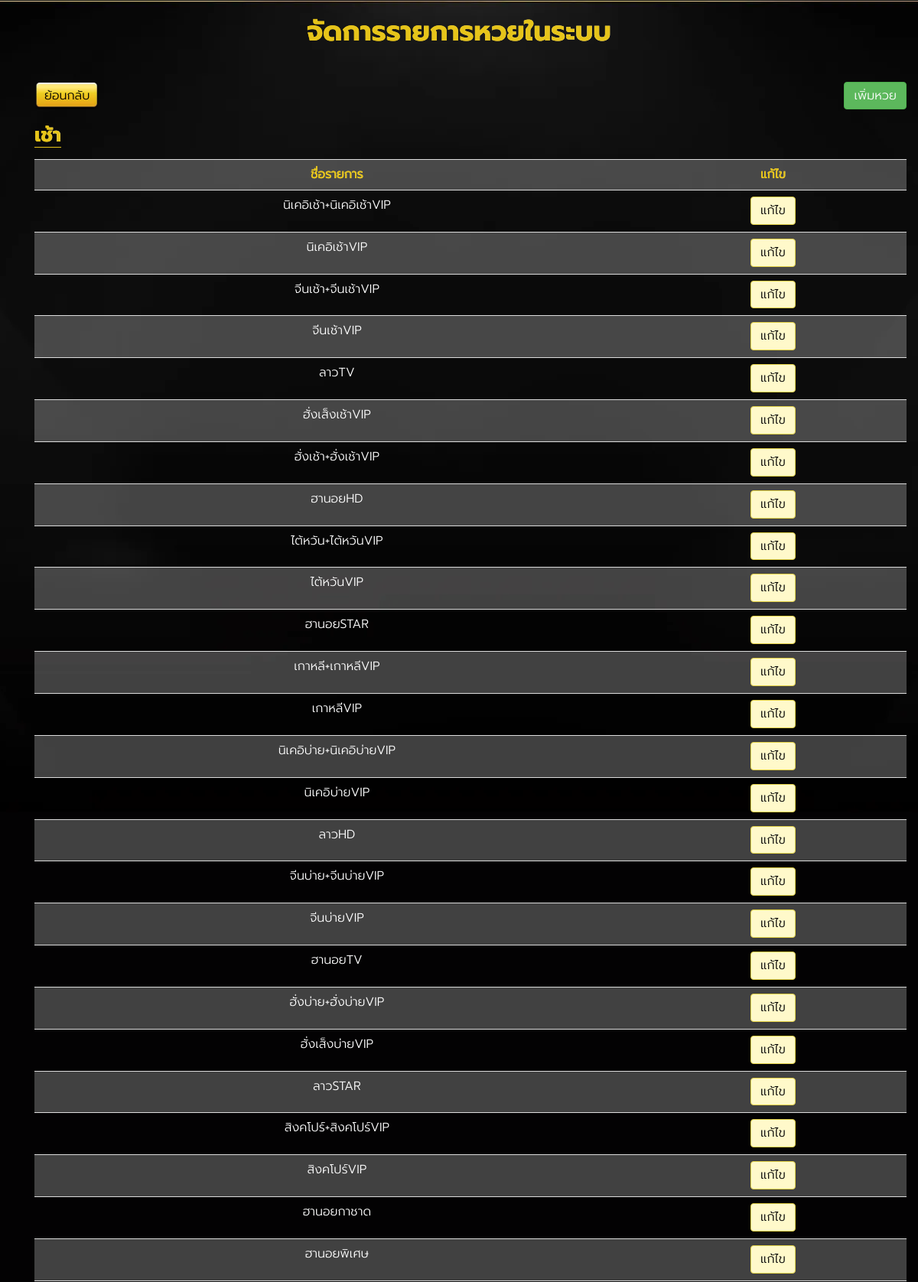
The page /backend/huay/list (signed in, upper part) on the database its author committed.
### huayrandom/models.py (models this page shows)
class HuayListModel(models.Model):
    short_name = models.CharField(default='None', max_length=255)
    full_name = models.CharField(default='None', max_length=255)
    page_name = models.CharField(default='None', max_length=255)
    time = models.TimeField()
    link = models.CharField(default='None', max_length=255)
    def __str__(self):
        return self.short_name

### huayrandom/views.py (the view)
@login_required
def ListHuay(request):
    context = {}
    huayListObject = HuayListModel.objects.all()
    context['huayListObject'] = huayListObject
    return render(request, 'huay_list/list_huay.html', context)

### huayrandom/templates/huay_list/list_huay.html (shortened to what this page needs)
{% extends 'component/layout.html' %}
{%block content%}
<div class="wrap">
  <section class="slot-home-body">
    <div class="container">
      <div>
        <h1 class="shine-text big-font text-center">จัดการรายการหวยในระบบ</h1>
      </div>
      <section class="content">
        <div class="container">
          <div class="row">
            <div class="col-sm-6 text-left d-block">
              <a href="/backend/" class="btn btn-default">ย้อนกลับ</a>
            </div>
            <div class="col-sm-6 text-right d-block">
              <a class="btn btn-success font-color-white" href="/backend/huay/add">เพิ่มหวย</a>
            </div>
          </div>
          <div class="slot-intro">
            <div class="d-flex justify-content-between">
              <div>
                <h3 class="title shine-text underline">เช้า</h3>
              </div>
            </div>
            <table class="table table-striped">
              <tr>
                <th class="text-center shine-text">ชื่อรายการ</th>
                <th class="text-center shine-text">แก้ไข</th>
              </tr>
              {%for item in huayListObject%}
              <tr>
                <td class="text-center">
                  <div class="form-group">
                    {{item}}
                  </div>
                </td>
                <td class="text-center">
                  <a href="/backend/huay/edit/{{item.id}}" class="btn btn-yellow" style="color:black;">แก้ไข</a>
                </td>
              </tr>
              {%endfor%}
            </table>
          </div>
        </div>
      </section>
    </div>
    {%endblock content%}

### static/assets/css/style.css (style rules this page uses)
body { background: #030203; color: #fff; font-family: 'Prompt-Light'; font-size: 21px; }
h1, h2, h3 { color: #e6c41a; font-family: 'Prompt' }
h2.title, h3.title { font-size: 26px; border-bottom: 1px solid #e6c41a }
a { color: #fff; -moz-transition: ease .3s; -o-transition: ease .3s; -webkit-transition: ease .3s; transition: ease .3s }
.wrap { background: url("/static/images/background/bkg_livecasino.webp") top center no-repeat; padding-top: 1px }
.content { padding: 30px 0 0px }
.content a { color: #e6c41a }
.shine-text { background: linear-gradient(to right, #e6c41a 20%, #ffffff 40%, #ffffff 60%, #e6c41a 80%); background-size: 200% auto; color: #e6c41a; background-clip: text; text-fill-color: transparent; -webkit-background-clip: text; animation: shine 2s linear infinite; margin-bottom: 15px }
.slot-intro { font-size: 16px }
.btn { font-size: 22px }
.btn.btn-default { background: url("/static/images/component/btn_bg.webp") top center no-repeat; background-size: 100% 100%; border-color: transparent; color: #000 }

### static/assets/css/style-custom.css (style rules this page uses)
body { font-family: "Prompt-Light" !important; font-size: 10px; background-image: url("/static/images/background/bdg.webp"); }
.table-striped>tbody>tr:nth-of-type(odd) { background-color: #f9f9f940; }
.btn-yellow { color:#000; background-color: #FFF9CA; border-color:#e5d246; }
.text-left { text-align: left!important; }
.text-right { text-align: right!important; }
.d-block { display:block!important; }
.font-color-white { color:#ffffff!important; }
.btn { font-size: 16px; }
.d-flex { display: flex !important; }
.justify-content-between { justify-content: space-between; }
.row .col-lg-3, .row .col-md-4, .row .col-sm-6 { justify-content: center; display: flex; }

### rows shown on the page
HuayListModel: short_name "นิเคอิเช้า+นิเคอิเช้าVIP"
HuayListModel: short_name "นิเคอิเช้าVIP"
HuayListModel: short_name "จีนเช้า+จีนเช้าVIP"
HuayListModel: short_name "จีนเช้าVIP"
HuayListModel: short_name "ลาวTV"
HuayListModel: short_name "ฮั่งเส็งเช้าVIP"
HuayListModel: short_name "ฮั่งเช้า+ฮั่งเช้าVIP"
HuayListModel: short_name "ฮานอยHD"
HuayListModel: short_name "ไต้หวัน+ไต้หวันVIP"
HuayListModel: short_name "ไต้หวันVIP"
HuayListModel: short_name "ฮานอยSTAR"
HuayListModel: short_name "เกาหลี+เกาหลีVIP"
HuayListModel: short_name "เกาหลีVIP"
HuayListModel: short_name "นิเคอิบ่าย+นิเคอิบ่ายVIP"
HuayListModel: short_name "นิเคอิบ่ายVIP"
HuayListModel: short_name "ลาวHD"
HuayListModel: short_name "จีนบ่าย+จีนบ่ายVIP"
HuayListModel: short_name "จีนบ่ายVIP"
HuayListModel: short_name "ฮานอยTV"
HuayListModel: short_name "ฮั่งบ่าย+ฮั่งบ่ายVIP"
HuayListModel: short_name "ฮั่งเส็งบ่ายVIP"
HuayListModel: short_name "ลาวSTAR"
HuayListModel: short_name "สิงคโปร์+สิงคโปร์VIP"
HuayListModel: short_name "สิงคโปร์VIP"
HuayListModel: short_name "ฮานอยกาชาด"
HuayListModel: short_name "ฮานอยพิเศษ"
